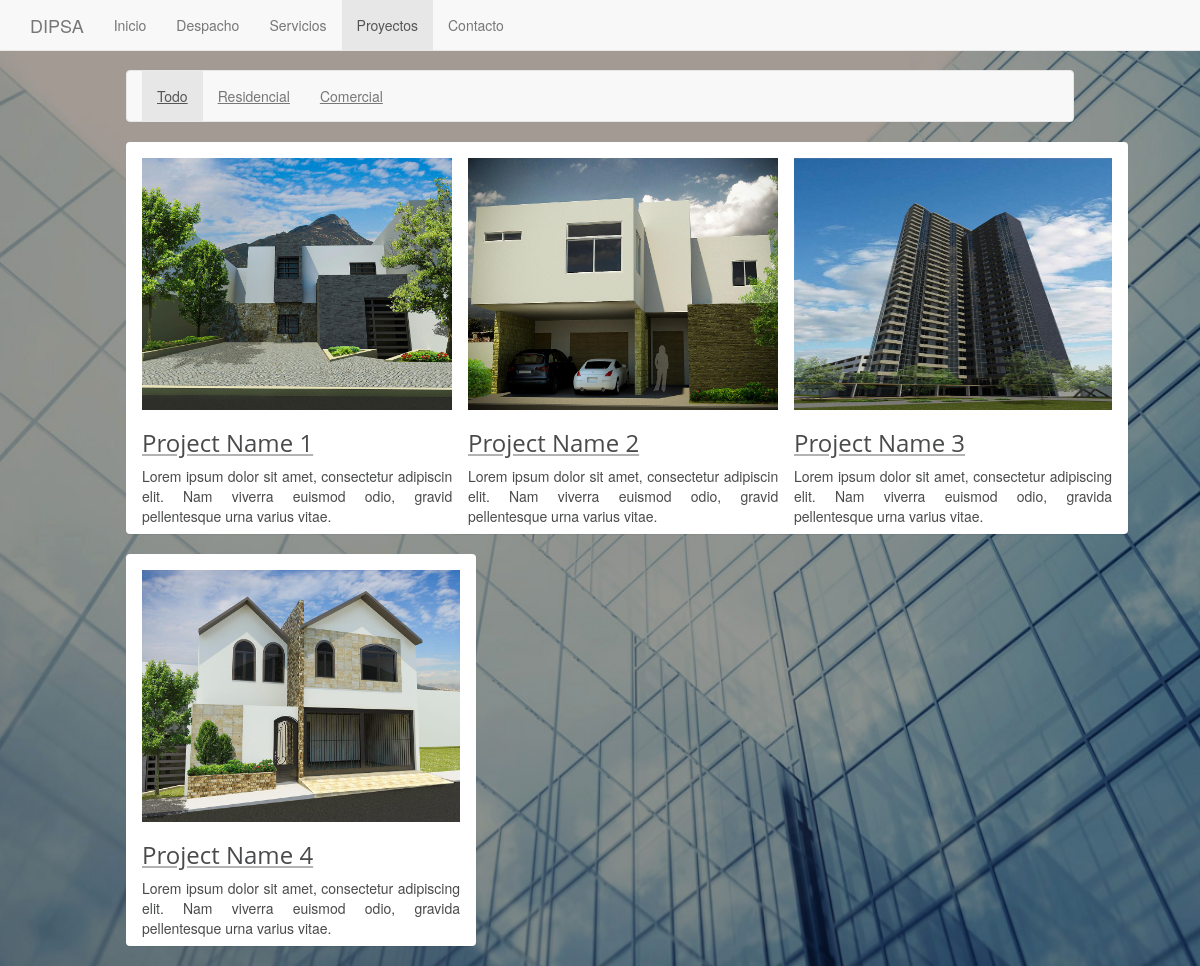
The app's page /index.php/proyectos/proyectos with its own data.
### tables this page shows
CREATE TABLE IF NOT EXISTS `proyectos` (
  `idProyectos` int(11) NOT NULL AUTO_INCREMENT,
  `numero` int(11) NOT NULL,
  `proyectoTitulo` varchar(30) DEFAULT NULL,
  `proyectoTexto` varchar(150) DEFAULT NULL,
  `categoria` 	varchar(20) DEFAULT NULL,
  PRIMARY KEY (`idProyectos`)
);

### application/controllers/Proyectos.php (called while the page is built, shortened)
<?php
    class Proyectos extends CI_Controller {
        public function __construct(){
            $this->load->model('proyectos_model');
        }
        public function view($page = 'proyectos'){
            $this->load->helper('url');
            $data['proyectos'] = $this->proyectos_model->get_proyectos();
            $data['categorias'] = $this->proyectos_model->get_categorias();
            $this->load->view('proyectos/'.$page, $data);
        }
    }
?>

### index.php (called while the page is built, shortened)
<?php
require_once BASEPATH.'core/CodeIgniter.php';

### application/models/Proyectos_model.php (called while the page is built, shortened)
<?php
	class Proyectos_model extends CI_Model {
	        public function get_proyectos(){
                $query = $this->db->get('proyectos');
                return $query->result_array();
			}
			function get_categorias(){
				$query = $this->db->query("select distinct categoria from proyectos");
				return $query->result_array();
			}
	}
?>

### application/views/proyectos/proyectos.php (the view, shortened to what this page needs)
<!DOCTYPE html>
 <html class="no-js">
    <head>
       	<link rel="stylesheet" href="../css/normalize.css">
        <link rel="stylesheet" href="<?php echo base_url()."/css/normalize.css";?>">
        <link rel="stylesheet" href="<?php echo base_url()."/css/main.css";?>">
        <link rel="stylesheet" href="<?php echo base_url()."/css/bootstrap.css";?>">
        <link rel="stylesheet" href="<?php echo base_url()."/css/lightbox.css";?>">
    </head>
    <body>
        <nav class="navbar navbar-default navbar-fixed-top">
        	<div class="container">
        		<div class="navbar-header">
        			<a class="navbar-brand" href="/dipsa/">DIPSA</a>
        		</div>
        		<div id="navbar" class="navbar-collapse collapse">
        			<ul class="nav navbar-nav">
						<li id="inicio" class=""><a href="/dipsa/">Inicio</a></li>
        				<li id="despacho" class=""><a href="/dipsa/index.php/despacho/despacho">Despacho</a></li>
        				<li id="servicios" class=""><a href="/dipsa/index.php/servicios/servicios">Servicios</a></li>
                        <li id="proyectos" class="active"><a href="#">Proyectos</a></li>
        				<li id="contacto" class=""><a href="/dipsa/index.php/contacto/contacto">Contacto</a></li>
        			</ul>
        		</div>
        	</div>
        </nav>
        <main class="proyectos">
	    	<div class="hsContainer">
	    		<div class="hsContent">
		    		<div class="container-fluid" style="margin-top:70px;height:93%;">
		    			<div class="row">
		    				<div class="col-lg-12 col-md-12 col-xs-12" align="center">
				    			<nav class="navbar navbar-default">
						        	<div class="container">
						        		<div id="navbar">
						        			<ul class="nav navbar-nav">
						        				<li id="Todo" class="active" onclick="filtro('Todo')"><a href="#">Todo</a></li>
						        				<?php foreach ($categorias as $categorias_item): ?>
						        				<li id="<?=$categorias_item['categoria']?>" class="" onclick="filtro('<?=$categorias_item['categoria']?>')"><a href="#"><?=$categorias_item['categoria']?></a></li>
							        			<?php endforeach ?>
						        			</ul>
						        		</div>
						        	</div>
						        </nav>
						    </div>
						    <?php foreach ($proyectos as $proyectos_item): ?>
				            <div class="col-lg-4 col-md-6 col-xs-12 thumb <?=$proyectos_item['categoria']?>" align="center">
				                <div class="panel" style="height:28em;width:25em;">
										<div class="panel-body">
											<a href="<?php echo base_url()."/img/proyectos/".$proyectos_item['numero']."-1.jpg";?>" data-lightbox="img_proy<?=$proyectos_item['numero']?>">
					                   		<img class="img-responsive" src="<?php echo base_url()."/img/proyectos/".$proyectos_item['numero']."-1.jpg";?>" alt="" style="height:18em;width:23em;">
					                		<h3>
							                    <?=$proyectos_item['proyectoTitulo']?>
							                </h3>
							            </a>
						                <p><?=$proyectos_item['proyectoTexto']?></p>
					                </div>
					            </div>
				            </div>
				            <?php endforeach ?>
				        </div>
				    </div>
				</div>
        	</div>
		</main>
    </body>
</html>

### css/main.css (style rules this page uses)
html, button, input, select, textarea { color: #222; }
body { font-size: 1em; line-height: 1.4; }
img { vertical-align: middle; display: inline-block; height: auto; max-width: 100%; }
body, html { height: 100%; min-height: 100%; background-color: #000000; }
main { overflow-x: hidden; }
.hsContainer { display: table; table-layout: fixed; width: 100%; height: 100%; overflow: hidden; position: relative; }
.hsContent { max-width: 450px; margin: -150px auto 0 auto; display: table-cell; vertical-align: middle; color: #ebebeb; padding: 0 8%; text-align: center }
.hsContent p { width: 400px; margin: 0 auto; color: #F0F0F0; margin-bottom: 12px; text-align: justify; }
.hsContent .row { text-align: left; margin: 0 auto; color: #b2b2b2; }
.hsContent .row p { width:100%; }
.hsContent a { color: #b2b2b2; text-decoration: underline; }
.proyectos { background-image:url('../img/backgrounds/proyectos.jpg'); background-position: center center; background-repeat: no-repeat; background-attachment: fixed; background-size: cover; height: 100%; width: 100%; }

### css/lightbox.css (style rules this page uses)
body:after { content: url(../img/close.png) url(../img/loading.gif) url(../img/prev.png) url(../img/next.png); display: none; }

### application/views/proyectos/proyectos.php (style rules this page uses)
h3 { color: #494A4B; font-family: 'Open Sans', sans-serif; font-weight: normal; }
.hsContent h3 { color: #494A4B; text-align: left; }
.hsContent p { color: #494A4B; text-align: justify; }

### records on screen
proyectos: shows a picture, proyectoTitulo "Project Name 1", proyectoTexto "Lorem ipsum dolor sit amet, consectetur adipiscing elit. Nam viverra euismod odio, gravida pellentesque urna varius vitae."
proyectos: shows a picture, proyectoTitulo "Project Name 2", proyectoTexto "Lorem ipsum dolor sit amet, consectetur adipiscing elit. Nam viverra euismod odio, gravida pellentesque urna varius vitae."
proyectos: shows a picture, proyectoTitulo "Project Name 3", proyectoTexto "Lorem ipsum dolor sit amet, consectetur adipiscing elit. Nam viverra euismod odio, gravida pellentesque urna varius vitae."
proyectos: shows a picture, proyectoTitulo "Project Name 4", proyectoTexto "Lorem ipsum dolor sit amet, consectetur adipiscing elit. Nam viverra euismod odio, gravida pellentesque urna varius vitae."

### other values on screen
$categorias_item['categoria'] "Residencial"
$categorias_item['categoria'] "Comercial"
